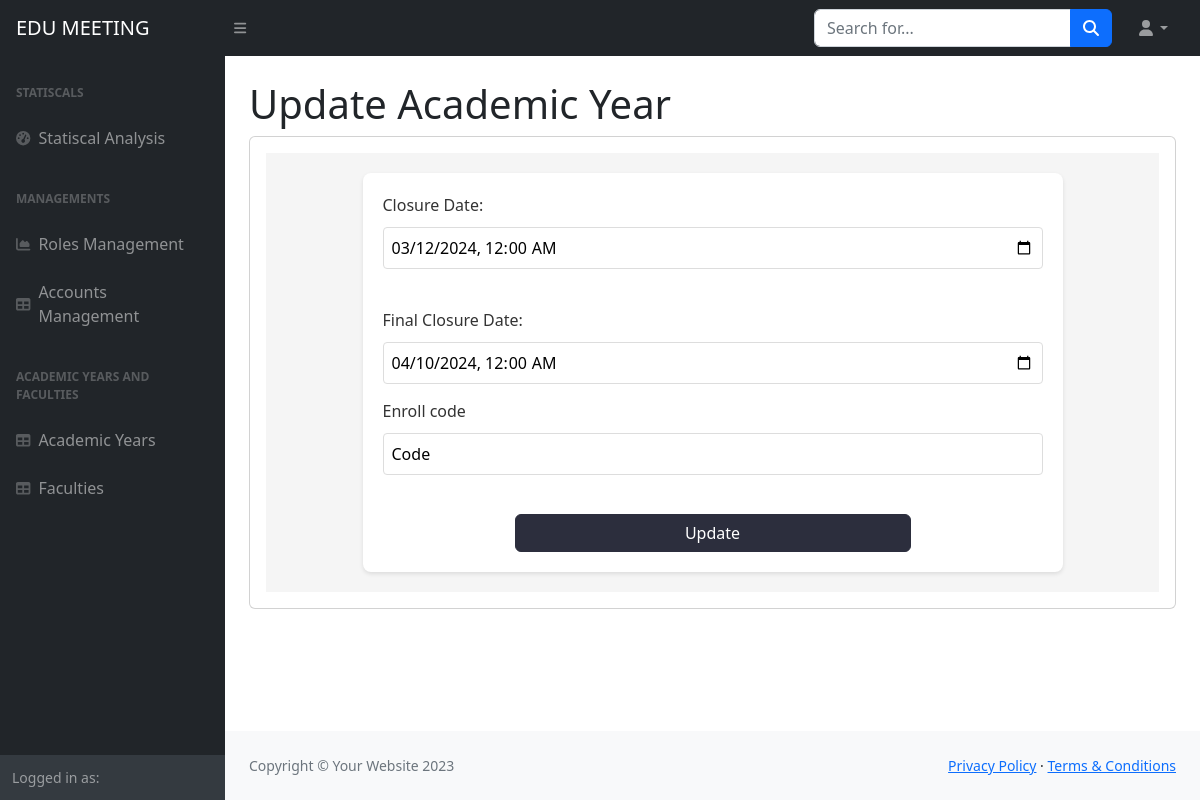
Page /academic-years/update/3/ on the earlier database version.
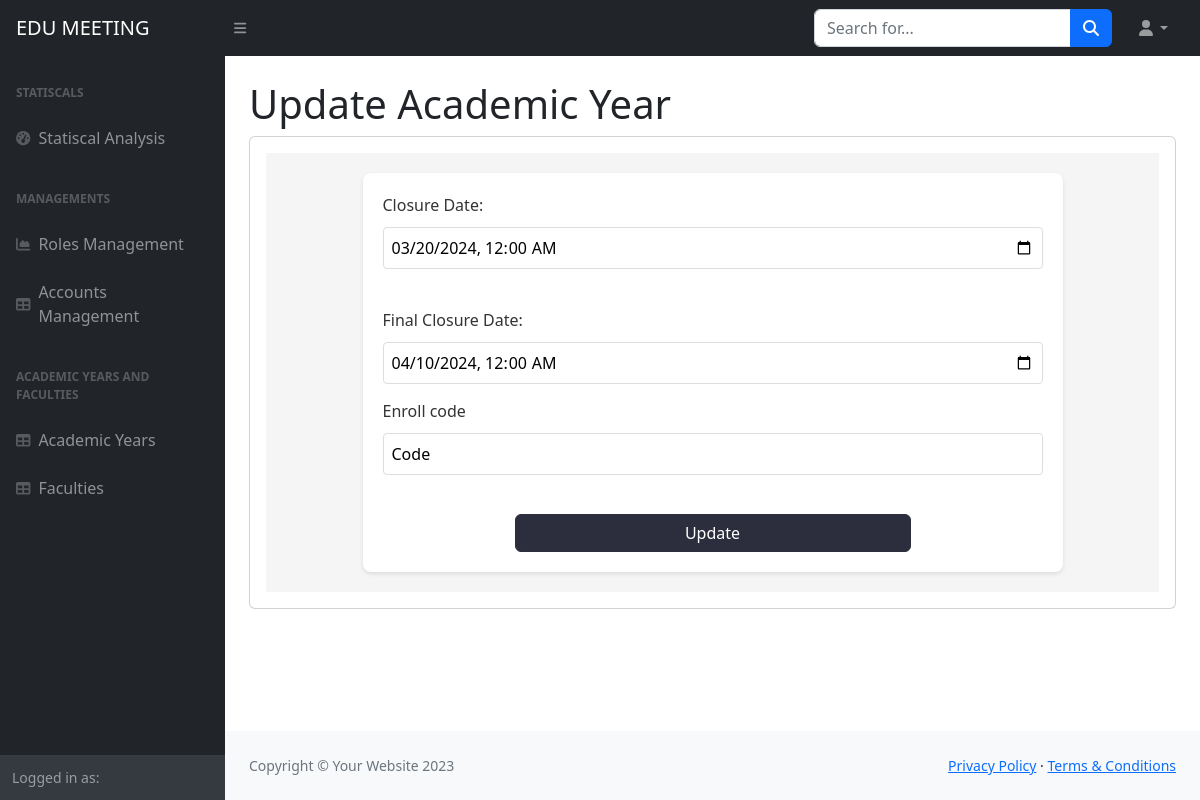
Same page on the later database version.
### home/models.py (models this page shows, shortened)
class AcademicYear(models.Model):
    closure = models.DateTimeField()
    finalClosure = models.DateTimeField()
    code = models.CharField(max_length = 6, blank=True)

### home/views.py (the view)
# urls.py: path('academic-years/update/<int:year_id>/', views.update_academic_year, name='update_academic_year'),
def update_academic_year(request, year_id):
    page = "update"
    academic_year = get_object_or_404(AcademicYear, pk=year_id)
    if request.method == "POST":
        academic_year.closure = request.POST.get('closure')
        academic_year.finalClosure = request.POST.get('finalClosure')
        academic_year.save()
        return redirect('list_academic_years')
    context = {
        'page' : page,
        'academic_year': academic_year,
    }
    return render(request, 'academic_years_form.html', context)

### templates/academic_years_form.html (shortened to what the changed rows need)
{%load static%}
<!DOCTYPE html>
<html lang="en">
    <head>
        <link href="https://cdn.jsdelivr.net/npm/simple-datatables@7.1.2/dist/style.min.css" rel="stylesheet" />
        <link href="{% static 'css/styles.css' %}" rel="stylesheet" />
    </head>
    <body class="sb-nav-fixed">
        <div id="layoutSidenav">
            <div id="layoutSidenav_content">
                <main>
                    <div class="container-fluid px-4">
                      {% if page == "create" %}
                        <h1 class="mt-4">Create New Academic Year</h1>
                      {% else %}
                        <h1 class="mt-4">Update Academic Year</h1>
                      {% endif %}
                        <div class="card mb-4">
                            <div class="card-body">
                                <div class="container">
                                  <form action="" method="post">
                                    <div>
                                      <label for="closure">Closure Date:</label>
                                      <input
                                        type="datetime-local"
                                        id="closure"
                                        name="closure"
                                        value="{{ academic_year.closure|date:'Y-m-d\TH:i' }}"
                                        required
                                      />
                                    </div>
                                    <br />
                                    <div>
                                      <label for="finalClosure">Final Closure Date:</label>
                                      <input
                                        type="datetime-local"
                                        id="finalClosure"
                                        name="finalClosure"
                                        value="{{ academic_year.finalClosure|date:'Y-m-d\TH:i' }}"
                                        required
                                      />
                                    </div>
                                    <div>
                                        <label for="code">Enroll code</label>
                                        <input
                                          type="text"
                                          id="code"
                                          name="code"
                                          value="{{ academic_year.code }}"
                                          required
                                        />
                                      </div>
                                    <br />
                                  </form>
                                </div>
                            </div>
                        </div>
                    </div>
                </main>
            </div>
        </div>
    </body>
</html>

Differences in the rows shown:
changed AcademicYear "Code": closure "03/12/2024 00:00" → "03/20/2024 00:00"
